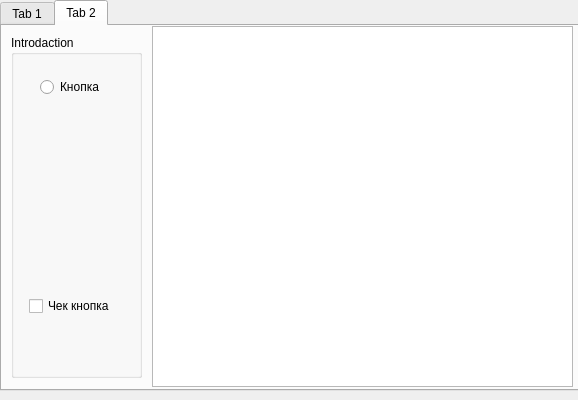
<?xml version="1.0" encoding="UTF-8"?>
<ui version="4.0">
 <class>ProtoTwoClass</class>
 <widget class="QWidget" name="ProtoTwoClass">
  <property name="geometry">
   <rect>
    <x>0</x>
    <y>0</y>
    <width>578</width>
    <height>400</height>
   </rect>
  </property>
  <property name="windowTitle">
   <string>ProtoTwo</string>
  </property>
  <widget class="QTabWidget" name="tabWidget">
   <property name="geometry">
    <rect>
     <x>0</x>
     <y>0</y>
     <width>591</width>
     <height>391</height>
    </rect>
   </property>
   <property name="currentIndex">
    <number>1</number>
   </property>
   <widget class="QWidget" name="tab">
    <attribute name="title">
     <string>Tab 1</string>
    </attribute>
    <widget class="QPushButton" name="ButtonColor">
     <property name="geometry">
      <rect>
       <x>30</x>
       <y>10</y>
       <width>80</width>
       <height>24</height>
      </rect>
     </property>
     <property name="text">
      <string>Color</string>
     </property>
    </widget>
    <widget class="QPushButton" name="ButtonText">
     <property name="geometry">
      <rect>
       <x>30</x>
       <y>40</y>
       <width>80</width>
       <height>24</height>
      </rect>
     </property>
     <property name="text">
      <string>Text</string>
     </property>
    </widget>
    <widget class="QLabel" name="LabelTest">
     <property name="geometry">
      <rect>
       <x>130</x>
       <y>10</y>
       <width>71</width>
       <height>16</height>
      </rect>
     </property>
     <property name="text">
      <string>Цвет текста</string>
     </property>
    </widget>
    <widget class="QProgressBar" name="ProgressBarTest">
     <property name="geometry">
      <rect>
       <x>10</x>
       <y>330</y>
       <width>281</width>
       <height>23</height>
      </rect>
     </property>
     <property name="value">
      <number>24</number>
     </property>
    </widget>
   </widget>
   <widget class="QWidget" name="tab_2">
    <attribute name="title">
     <string>Tab 2</string>
    </attribute>
    <widget class="QTableView" name="TableTest">
     <property name="geometry">
      <rect>
       <x>150</x>
       <y>0</y>
       <width>421</width>
       <height>361</height>
      </rect>
     </property>
    </widget>
    <widget class="QGroupBox" name="GroupBoxTest">
     <property name="geometry">
      <rect>
       <x>9</x>
       <y>9</y>
       <width>131</width>
       <height>343</height>
      </rect>
     </property>
     <property name="accessibleName">
      <string notr="true"/>
     </property>
     <property name="title">
      <string>Introdaction</string>
     </property>
     <widget class="QWidget" name="">
      <property name="geometry">
       <rect>
        <x>1</x>
        <y>31</y>
        <width>121</width>
        <height>261</height>
       </rect>
      </property>
      <layout class="QVBoxLayout" name="verticalLayout">
       <item alignment="Qt::AlignHCenter">
        <widget class="QRadioButton" name="RadioButtonTest">
         <property name="layoutDirection">
          <enum>Qt::LeftToRight</enum>
         </property>
         <property name="text">
          <string>Кнопка</string>
         </property>
         <property name="checked">
          <bool>false</bool>
         </property>
         <property name="autoRepeat">
          <bool>false</bool>
         </property>
        </widget>
       </item>
       <item>
        <spacer name="verticalSpacer">
         <property name="orientation">
          <enum>Qt::Vertical</enum>
         </property>
         <property name="sizeHint" stdset="0">
          <size>
           <width>20</width>
           <height>40</height>
          </size>
         </property>
        </spacer>
       </item>
       <item alignment="Qt::AlignHCenter">
        <widget class="QCheckBox" name="CheckBoxTest">
         <property name="contextMenuPolicy">
          <enum>Qt::ActionsContextMenu</enum>
         </property>
         <property name="layoutDirection">
          <enum>Qt::LeftToRight</enum>
         </property>
         <property name="text">
          <string>Чек кнопка</string>
         </property>
         <property name="autoExclusive">
          <bool>false</bool>
         </property>
         <property name="tristate">
          <bool>false</bool>
         </property>
        </widget>
       </item>
      </layout>
     </widget>
    </widget>
   </widget>
  </widget>
 </widget>
 <layoutdefault spacing="6" margin="11"/>
 <resources/>
 <connections/>
</ui>
